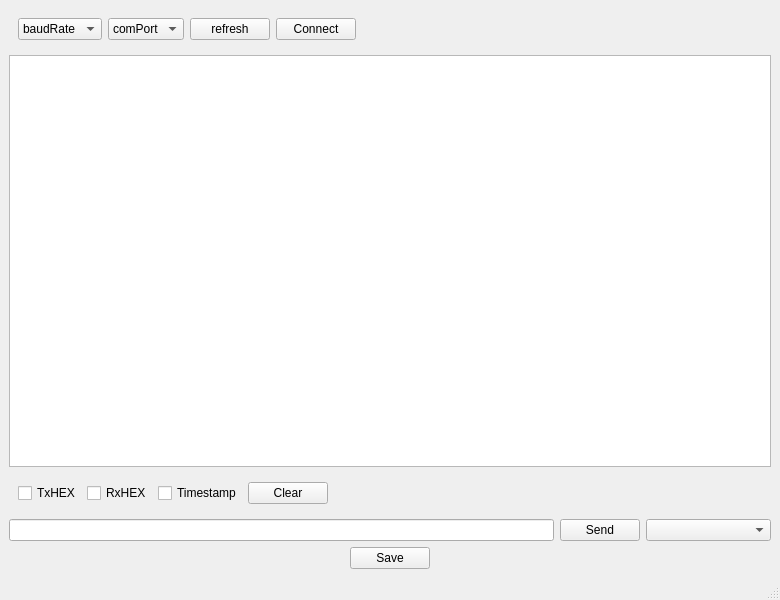
<?xml version="1.0" encoding="UTF-8"?>
<ui version="4.0">
 <class>MainWindow</class>
 <widget class="QMainWindow" name="MainWindow">
  <property name="geometry">
   <rect>
    <x>0</x>
    <y>0</y>
    <width>780</width>
    <height>600</height>
   </rect>
  </property>
  <property name="sizePolicy">
   <sizepolicy hsizetype="Expanding" vsizetype="Expanding">
    <horstretch>0</horstretch>
    <verstretch>0</verstretch>
   </sizepolicy>
  </property>
  <property name="windowTitle">
   <string>MainWindow</string>
  </property>
  <widget class="QWidget" name="centralwidget">
   <layout class="QVBoxLayout" name="verticalLayout">
    <item>
     <widget class="QFrame" name="">
      <property name="sizePolicy">
       <sizepolicy hsizetype="Fixed" vsizetype="Preferred">
        <horstretch>0</horstretch>
        <verstretch>0</verstretch>
       </sizepolicy>
      </property>
      <layout class="QHBoxLayout" name="horizontalLayout">
       <item>
        <widget class="QComboBox" name="comboBaud">
         <property name="sizePolicy">
          <sizepolicy hsizetype="Fixed" vsizetype="Fixed">
           <horstretch>0</horstretch>
           <verstretch>0</verstretch>
          </sizepolicy>
         </property>
         <property name="mouseTracking">
          <bool>false</bool>
         </property>
         <item>
          <property name="text">
           <string>baudRate</string>
          </property>
         </item>
        </widget>
       </item>
       <item>
        <widget class="QComboBox" name="comboPort">
         <property name="sizePolicy">
          <sizepolicy hsizetype="Fixed" vsizetype="Fixed">
           <horstretch>0</horstretch>
           <verstretch>0</verstretch>
          </sizepolicy>
         </property>
         <item>
          <property name="text">
           <string>comPort</string>
          </property>
         </item>
        </widget>
       </item>
       <item>
        <widget class="QPushButton" name="btnRefresh">
         <property name="sizePolicy">
          <sizepolicy hsizetype="Fixed" vsizetype="Fixed">
           <horstretch>0</horstretch>
           <verstretch>0</verstretch>
          </sizepolicy>
         </property>
         <property name="text">
          <string>refresh</string>
         </property>
        </widget>
       </item>
       <item>
        <widget class="QPushButton" name="btnConnect">
         <property name="sizePolicy">
          <sizepolicy hsizetype="Fixed" vsizetype="Fixed">
           <horstretch>0</horstretch>
           <verstretch>0</verstretch>
          </sizepolicy>
         </property>
         <property name="text">
          <string>Connect</string>
         </property>
        </widget>
       </item>
      </layout>
     </widget>
    </item>
    <item>
     <widget class="QTextEdit" name="textReceive"/>
    </item>
    <item>
     <widget class="QWidget" name="" native="true">
      <property name="sizePolicy">
       <sizepolicy hsizetype="Fixed" vsizetype="Preferred">
        <horstretch>0</horstretch>
        <verstretch>0</verstretch>
       </sizepolicy>
      </property>
      <layout class="QHBoxLayout" name="horizontalLayout_2">
       <item>
        <widget class="QCheckBox" name="checkHexSend">
         <property name="sizePolicy">
          <sizepolicy hsizetype="Fixed" vsizetype="Fixed">
           <horstretch>0</horstretch>
           <verstretch>0</verstretch>
          </sizepolicy>
         </property>
         <property name="text">
          <string>TxHEX</string>
         </property>
        </widget>
       </item>
       <item>
        <widget class="QCheckBox" name="checkHexDisplay">
         <property name="sizePolicy">
          <sizepolicy hsizetype="Fixed" vsizetype="Fixed">
           <horstretch>0</horstretch>
           <verstretch>0</verstretch>
          </sizepolicy>
         </property>
         <property name="text">
          <string>RxHEX</string>
         </property>
        </widget>
       </item>
       <item>
        <widget class="QCheckBox" name="checkTimestampClear">
         <property name="sizePolicy">
          <sizepolicy hsizetype="Fixed" vsizetype="Fixed">
           <horstretch>0</horstretch>
           <verstretch>0</verstretch>
          </sizepolicy>
         </property>
         <property name="text">
          <string>Timestamp</string>
         </property>
        </widget>
       </item>
       <item>
        <widget class="QPushButton" name="btnClear">
         <property name="sizePolicy">
          <sizepolicy hsizetype="Fixed" vsizetype="Fixed">
           <horstretch>0</horstretch>
           <verstretch>0</verstretch>
          </sizepolicy>
         </property>
         <property name="text">
          <string>Clear</string>
         </property>
        </widget>
       </item>
      </layout>
     </widget>
    </item>
    <item>
     <layout class="QHBoxLayout" name="horizontalLayout_3">
      <item>
       <widget class="QLineEdit" name="lineSend">
        <property name="sizePolicy">
         <sizepolicy hsizetype="Expanding" vsizetype="Fixed">
          <horstretch>0</horstretch>
          <verstretch>0</verstretch>
         </sizepolicy>
        </property>
       </widget>
      </item>
      <item>
       <widget class="QPushButton" name="btnSend">
        <property name="sizePolicy">
         <sizepolicy hsizetype="Fixed" vsizetype="Fixed">
          <horstretch>0</horstretch>
          <verstretch>0</verstretch>
         </sizepolicy>
        </property>
        <property name="text">
         <string>Send</string>
        </property>
       </widget>
      </item>
      <item>
       <widget class="QComboBox" name="comboLineEnding">
        <property name="sizePolicy">
         <sizepolicy hsizetype="Fixed" vsizetype="Fixed">
          <horstretch>0</horstretch>
          <verstretch>0</verstretch>
         </sizepolicy>
        </property>
        <property name="minimumSize">
         <size>
          <width>125</width>
          <height>21</height>
         </size>
        </property>
       </widget>
      </item>
     </layout>
    </item>
    <item alignment="Qt::AlignHCenter">
     <widget class="QPushButton" name="btnSaveLog">
      <property name="sizePolicy">
       <sizepolicy hsizetype="Fixed" vsizetype="Fixed">
        <horstretch>0</horstretch>
        <verstretch>0</verstretch>
       </sizepolicy>
      </property>
      <property name="text">
       <string>Save</string>
      </property>
     </widget>
    </item>
   </layout>
  </widget>
  <widget class="QMenuBar" name="menubar">
   <property name="geometry">
    <rect>
     <x>0</x>
     <y>0</y>
     <width>780</width>
     <height>22</height>
    </rect>
   </property>
  </widget>
  <widget class="QStatusBar" name="statusbar"/>
 </widget>
 <resources/>
 <connections/>
</ui>
